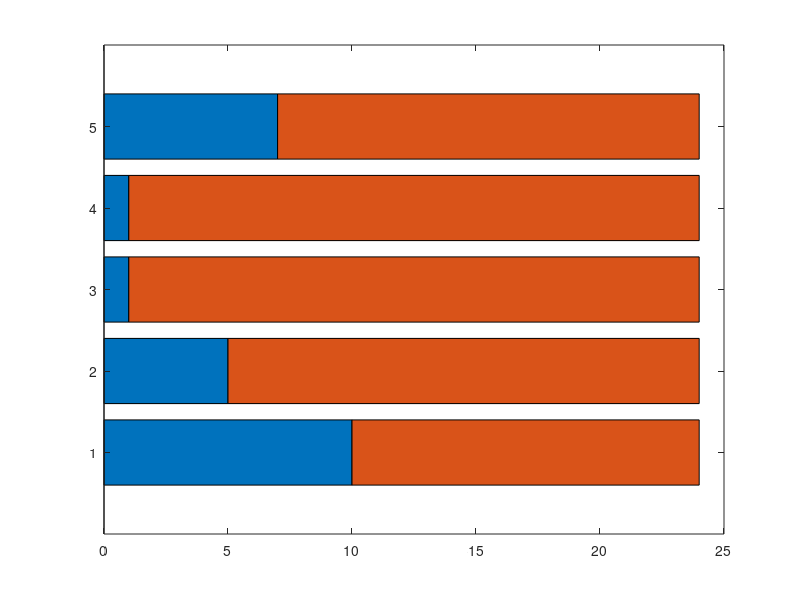

Write MATLAB code to recreate this figure. (Note: this script raises an error after producing the figure.)
% Create the data for the reviews 
%Calificaciones
x1=10; %1 estrella
x2=5; %2 estrella
x3=1; %3 estrella
x4=1; %4 estrella
x5=7; %5 estrella
total_reviews = x1+x2+x3+x4+x5;

y=[1 2 3 4 5];

reviews = [x1 x2 x3 x4 x5];  %vector de estrellas
upper=max(reviews);

a1=total_reviews-x1;
a2=total_reviews-x2;
a3=total_reviews-x3;
a4=total_reviews-x4;
a5=total_reviews-x5;

reviews1 = [x1 a1 ; x2 a2; x3 a3; x4 a4; x5 a5];

stars = {'1 estrella', '2 estrellas', '3 estrellas', '4 estrellas', '5 estrellas', ''};


mytitle = strcat('(',num2str(total_reviews), ' ',' calificaciones)');

% Plot the reviews on a horizontal bar chart figure
figure
b=barh(reviews1, 'stacked');
b(1).FaceColor =[0.9290, 0.6940, 0.1250];
b(2).FaceColor =[0.85, 0.85, 0.85];

text(total_reviews+0.3,1, num2str(x1), 'FontSize',25)
text(total_reviews+0.3,2,num2str(x2), 'FontSize',25)
text(total_reviews+0.3,3,num2str(x3), 'FontSize',25)
text(total_reviews+0.3,4,num2str(x4), 'FontSize',25)
text(total_reviews+0.3,5,num2str(x5), 'FontSize',25)
%box off

% Set the axis limits
axis([0 (total_reviews+3) 0 6])
% Change the Y axis tick labels to use the stars
set(gca, 'YTick', 1:total_reviews)
set(gca, 'YTickLabel', stars)
set(gca,'FontSize',25)
set(gca,'xtick',[])
set(gca,'xticklabel',[])

% Add a title
title(['\fontsize{30} Opiniones en las últimas 2 semanas' char(10) ...
    '\fontsize{25}' mytitle char(10) ])
	
	
	
%% OTRA FORMA MÁS BÁSICA
% Create the data for the reviews 

%Calificaciones
x1=10; %1 estrella
x2=5; %2 estrella
x3=1; %3 estrella
x4=1; %4 estrella
x5=7; %5 estrella
total_reviews = x1+x2+x3+x4+x5;

y=[1 2 3 4 5];

reviews = [x1 x2 x3 x4 x5];  %vector de estrellas
upper=max(reviews);

stars = {'1 estrella', '2 estrellas', '3 estrellas', '4 estrellas', '5 estrellas', ''};

% Plot the reviews on a horizontal bar chart figure
figure
b=barh(y, reviews, 'stacked');
b.FaceColor =[0.9290, 0.6940, 0.1250];

text(x1+0.3,1, num2str(x1), 'FontSize',25)
text(x2+0.3,2,num2str(x2), 'FontSize',25)
text(x3+0.3,3,num2str(x3), 'FontSize',25)
text(x4+0.3,4,num2str(x4), 'FontSize',25)
text(x5+0.3,5,num2str(x5), 'FontSize',25)
%box off

% Set the axis limits
axis([0 (max(reviews)+2) 0 6])
% Change the Y axis tick labels to use the stars
set(gca, 'YTick', 1:upper)
set(gca, 'YTickLabel', stars)
set(gca,'FontSize',25)
set(gca,'xtick',[])
set(gca,'xticklabel',[])

% Add a title
title('Opiniones en las últimas 2 semanas', 'FontSize', 30)